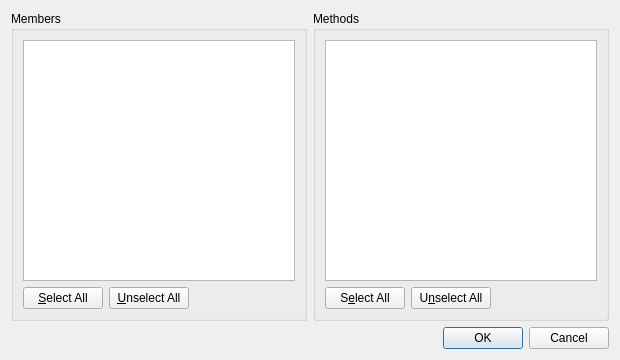
<?xml version="1.0" encoding="UTF-8"?>
<ui version="4.0">
 <class>ClassShapeDialog</class>
 <widget class="QDialog" name="ClassShapeDialog">
  <property name="geometry">
   <rect>
    <x>0</x>
    <y>0</y>
    <width>620</width>
    <height>360</height>
   </rect>
  </property>
  <property name="windowTitle">
   <string>Class Shape</string>
  </property>
  <layout class="QVBoxLayout" name="mainLayout">
   <item>
    <layout class="QHBoxLayout" name="listsLayout">
     <item>
      <widget class="QGroupBox" name="membersGroup">
       <property name="title">
        <string>Members</string>
       </property>
       <layout class="QVBoxLayout" name="membersGroupLayout">
        <item>
         <widget class="QListWidget" name="listMembers">
          <property name="selectionMode">
           <enum>QAbstractItemView::SelectionMode::NoSelection</enum>
          </property>
         </widget>
        </item>
        <item>
         <layout class="QHBoxLayout" name="membersSelectLayout">
          <item>
           <widget class="QPushButton" name="buttonMembersSelectAll">
            <property name="text">
             <string>&amp;Select All</string>
            </property>
           </widget>
          </item>
          <item>
           <widget class="QPushButton" name="buttonMembersUnselectAll">
            <property name="text">
             <string>&amp;Unselect All</string>
            </property>
           </widget>
          </item>
          <item>
           <spacer name="membersSelectSpacer">
            <property name="orientation">
             <enum>Qt::Orientation::Horizontal</enum>
            </property>
            <property name="sizeHint" stdset="0">
             <size>
              <width>40</width>
              <height>20</height>
             </size>
            </property>
           </spacer>
          </item>
         </layout>
        </item>
       </layout>
      </widget>
     </item>
     <item>
      <widget class="QGroupBox" name="methodsGroup">
       <property name="title">
        <string>Methods</string>
       </property>
       <layout class="QVBoxLayout" name="methodsGroupLayout">
        <item>
         <widget class="QListWidget" name="listMethods">
          <property name="selectionMode">
           <enum>QAbstractItemView::SelectionMode::NoSelection</enum>
          </property>
         </widget>
        </item>
        <item>
         <layout class="QHBoxLayout" name="methodsSelectLayout">
          <item>
           <widget class="QPushButton" name="buttonMethodsSelectAll">
            <property name="text">
             <string>S&amp;elect All</string>
            </property>
           </widget>
          </item>
          <item>
           <widget class="QPushButton" name="buttonMethodsUnselectAll">
            <property name="text">
             <string>U&amp;nselect All</string>
            </property>
           </widget>
          </item>
          <item>
           <spacer name="methodsSelectSpacer">
            <property name="orientation">
             <enum>Qt::Orientation::Horizontal</enum>
            </property>
            <property name="sizeHint" stdset="0">
             <size>
              <width>40</width>
              <height>20</height>
             </size>
            </property>
           </spacer>
          </item>
         </layout>
        </item>
       </layout>
      </widget>
     </item>
    </layout>
   </item>
   <item>
    <widget class="QDialogButtonBox" name="buttonBox">
     <property name="orientation">
      <enum>Qt::Orientation::Horizontal</enum>
     </property>
     <property name="standardButtons">
      <set>QDialogButtonBox::StandardButton::Cancel|QDialogButtonBox::StandardButton::Ok</set>
     </property>
    </widget>
   </item>
  </layout>
 </widget>
 <resources/>
 <connections/>
</ui>
